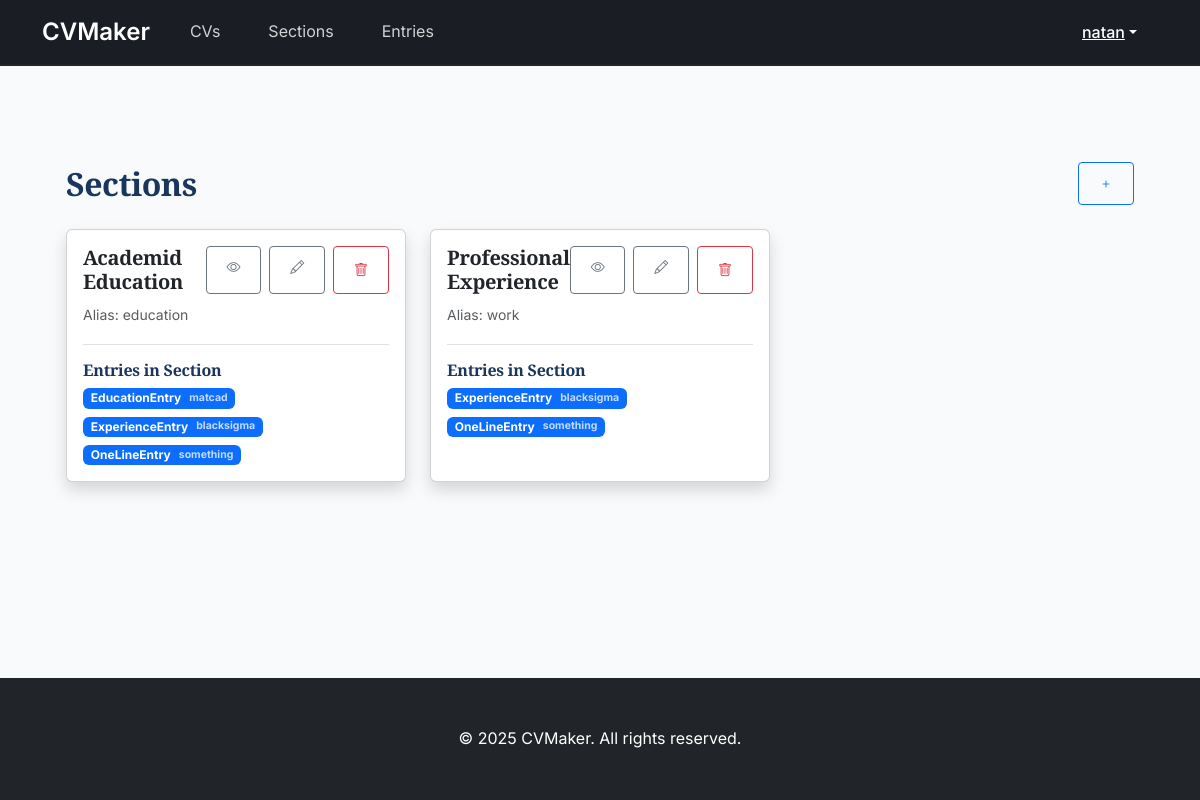
The page /section/ (signed in) on the database as committed earlier.
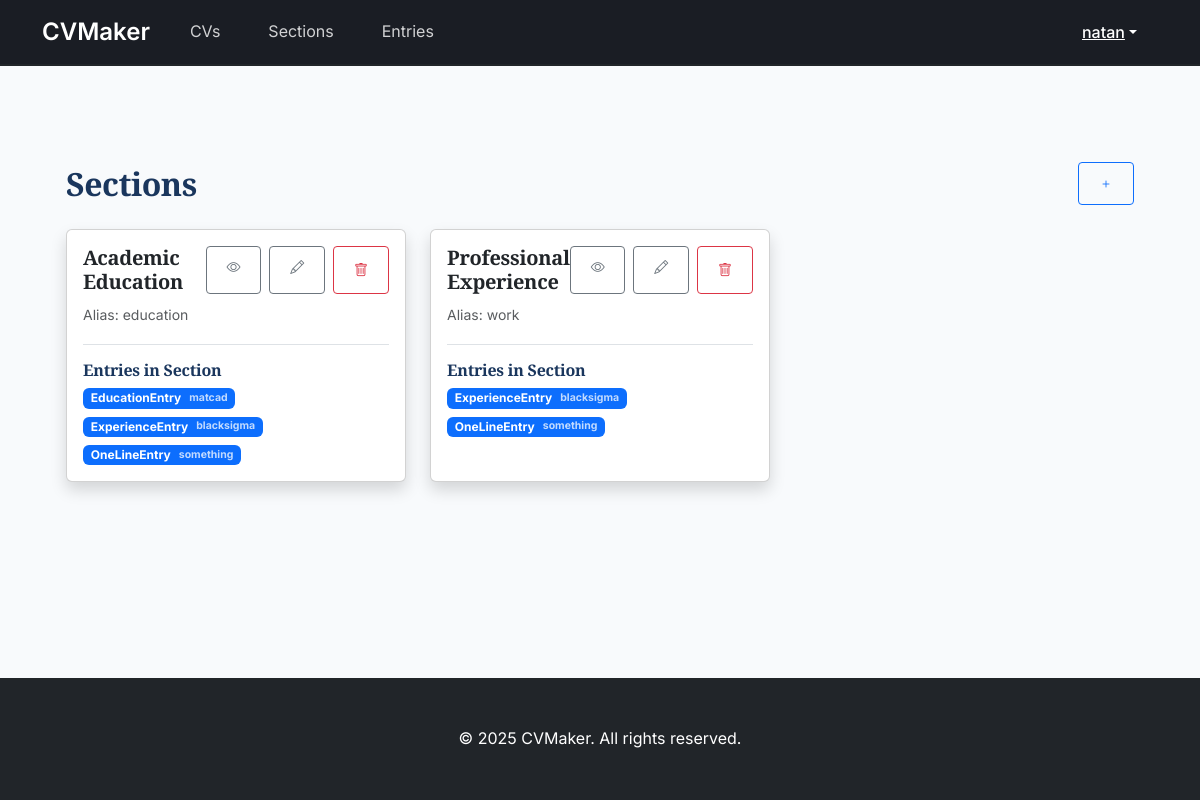
The same page on the database as committed later.
### sections/models.py (models this page shows, shortened)
class Section(models.Model):
    user = models.ForeignKey(User, null=False, blank=False, on_delete=models.CASCADE, related_name='cv_sections')
    title = models.CharField(max_length=50, help_text="Name of the section")
    alias = models.CharField(max_length=20, help_text="Alias for the section", default="default")
    id = models.UUIDField(primary_key=True, default=uuid.uuid4, editable=False, unique=True)

class SectionEntry(models.Model):
    section = models.ForeignKey(Section, on_delete=models.CASCADE, related_name='section_entries')
    order = models.PositiveIntegerField()
    content_type = models.ForeignKey(ContentType, on_delete=models.CASCADE)
    object_id = models.UUIDField()
    content_object = GenericForeignKey("content_type", "object_id")
    class Meta:
        ordering = ['order']

### entries/models.py (models this page shows, shortened)
class BaseEntry(models.Model):
    user: models.ForeignKey = models.ForeignKey(User, null=False, blank=False, on_delete=models.CASCADE, related_name='%(class)s')
    alias: models.CharField = models.CharField(max_length=20, null=False, blank=False, help_text="Alias for the CV entry")
    id = models.UUIDField(primary_key=True, default=uuid.uuid4, editable=False, unique=True)
    objects = InheritanceManager()
    type = "base"
    start_date: models.DateField
    end_date: models.DateField
    date: models.DateField
    summary: models.CharField
    highlights: models.CharField

class EducationEntry(BaseEntry):
    institution = models.CharField(max_length=100, null=False, blank=False, help_text="The name of the institution")
    area = models.CharField(max_length=100, null=False, blank=False, help_text="The area of study")
    degree = models.CharField(max_length=100, blank=True, help_text="The type of degree (e.g., BS, MS, PhD)")
    location = models.CharField(max_length=100, blank=True, help_text="The location")
    start_date = models.DateField(null=True, blank=True, help_text="The start date")
    end_date = models.DateField(null=True, blank=True, help_text="The end date")
    date = models.DateField(null=True, blank=True, help_text="Custom date (overrides start_date and end_date)")
    summary = models.CharField(max_length=500, blank=True, help_text="Summary of the entry")
    highlights = models.CharField(max_length=500, blank=True, help_text="List of highlights separated by ;")
    type = "education"

class BaseEntry(models.Model):
    user: models.ForeignKey = models.ForeignKey(User, null=False, blank=False, on_delete=models.CASCADE, related_name='%(class)s')
    alias: models.CharField = models.CharField(max_length=20, null=False, blank=False, help_text="Alias for the CV entry")
    id = models.UUIDField(primary_key=True, default=uuid.uuid4, editable=False, unique=True)
    objects = InheritanceManager()
    type = "base"
    start_date: models.DateField
    end_date: models.DateField
    date: models.DateField
    summary: models.CharField
    highlights: models.CharField

class ExperienceEntry(BaseEntry):
    company = models.CharField(max_length=100, null=False, blank=False, help_text="The name of the company")
    position = models.CharField(max_length=100, null=False, blank=False, help_text="The position")
    location = models.CharField(max_length=100, blank=True, help_text="The location")
    start_date = models.DateField(null=True, blank=True, help_text="The start date")
    end_date = models.DateField(null=True, blank=True, help_text="The end date")
    date = models.DateField(null=True, blank=True, help_text="Custom date (overrides start_date and end_date)")
    summary = models.CharField(max_length=500, blank=True, help_text="Summary of the entry")
    highlights = models.CharField(max_length=500, blank=True, help_text="List of highlights separated by ;")
    type = "experience"

class OneLineEntry(BaseEntry):
    label = models.CharField(max_length=100, null=False, blank=False, help_text="The label of the entry")
    details = models.CharField(max_length=300, null=False, blank=False, help_text="The details of the entry")
    type = "one-line"

### sections/views.py (the view)
# urls.py: path('', views.SectionListView.as_view(), name='section-list'),
class SectionListView(SectionBaseView, ListView):
    template_name = "sections/list.html"
    context_object_name = 'sections'

### entries/templatetags/custom_filters.py (called while the page is built)
@register.filter
def remove_underscores(value: str) -> str:
    return value.replace('_', ' ')

@register.filter
def class_name(obj):
    return obj.__class__.__name__

### sections/views.py (called while the page is built)
    def get_queryset(self):
        return Section.objects.filter(user=self.request.user)

### sections/templates/sections/list.html (shortened to what this page needs)
{% extends 'base.html' %}
{% load static %}
{% load custom_filters %}
{% block content %}
<head>
    <link href="https://cdn.jsdelivr.net/npm/bootstrap-icons/font/bootstrap-icons.css" rel="stylesheet">
</head>
<div class="container my-5">
    <div class="d-flex justify-content-between align-items-center mb-4">
        <h2 class="mb-0">Sections</h2>
        <div class="d-flex gap-2">
            <a href="{% url 'section-create' %}" class="btn btn-outline-primary btn-sm">
                <i class="bi bi-plus"></i>
            </a>
        </div>
    </div>
    {% if sections %}
    <div class="row row-cols-1 row-cols-md-2 row-cols-lg-3 g-4">
        {% for section in sections %}
        <div class="col">
            <div class="card h-100 shadow">
                <div class="card-body">
                    <h5 class="card-title d-flex justify-content-between">
                        {{ section.title }}
                        <div class="d-flex gap-2">
                            <a href="{% url 'section-detail' section_id=section.id %}"
                               class="btn btn-outline-secondary btn-sm">
                                <i class="bi bi-eye"></i>
                            </a>
                            <a href="{% url 'section-edit' section_id=section.id %}"
                               class="btn btn-outline-secondary btn-sm">
                                <i class="bi bi-pencil"></i>
                            </a>
                            <button class="btn btn-outline-danger btn-sm"
                                    data-bs-toggle="modal"
                                    data-bs-target="#deleteModal{{ section.id }}">
                                <i class="bi bi-trash"></i>
                            </button>
                        </div>
                    </h5>
                    <p class="card-text text-muted mb-3">
                        <small>Alias: {{ section.alias }}</small>
                    </p>
                    <div class="border-top pt-3">
                        <h6>Entries in Section</h6>
                        <div class="d-flex flex-wrap gap-2">
                            {% for entry in section.section_entries.all %}
                            <span class="badge bg-primary d-flex align-items-center">
                                <span class="me-2">{{ entry.content_object|class_name|remove_underscores }}</span>
                                <small class="opacity-75">{{ entry.content_object.alias }}</small>
                            </span>
                            {% empty %}
                            <div class="text-muted">No entries in this section</div>
                            {% endfor %}
                        </div>
                    </div>
                </div>
            </div>
        </div>
        {% endfor %}
    </div>
    {% else %}
    <div class="text-center py-5">
        <h4 class="mb-3">No sections found.</h4>
        <p class="text-muted mb-4">Start by adding your first section to your CV.</p>
    </div>
    {% endif %}
</div>
{% endblock %}

### templates/base.html (shortened to what this page needs)
{% load static %}
<!DOCTYPE html>
<html lang="en" class="h-100">
<head>
    <link rel="stylesheet" href="{% static 'css/bootstrap.min.css' %}">
    <link rel="stylesheet" href="{% static 'css/app.css' %}">
</head>
<body class="d-flex flex-column h-100">
    {% include 'includes/nav.html' %}
    <main class="flex-grow-1">
        <div class="container-lg px-4 py-5">
            <div class="mx-auto" style="max-width: 1200px;">
                {% block content %}{% endblock %}
            </div>
        </div>
    </main>
    {% include 'includes/footer.html' %}
</body>
</html>

### templates/includes/nav.html (shortened to what this page needs)
{% load static %}
<nav class="navbar navbar-expand-lg navbar-dark bg-dark border-bottom border-dark border-2">
    <div class="container">
        <a class="navbar-brand fs-4 fw-semibold" href="{% url 'homepage' %}">
            CVMaker
        </a>
        <div class="collapse navbar-collapse" id="mainMenu">
            <ul class="navbar-nav me-auto">
                <li class="nav-item mx-2">
                    <a class="nav-link position-relative px-3 py-2" href="{% url 'cv-list' %}">
                        <span class="nav-link-text">CVs</span>
                    </a>
                </li>
                <li class="nav-item mx-2">
                    <a class="nav-link position-relative px-3 py-2" href="{% url 'section-list' %}">
                        <span class="nav-link-text">Sections</span>
                    </a>
                </li>
                <li class="nav-item mx-2">
                    <a class="nav-link position-relative px-3 py-2" href="{% url 'entry-list' %}">
                        <span class="nav-link-text">Entries</span>
                    </a>
                </li>
            </ul>
            <div class="d-flex align-items-center ms-auto">
                {% if user.is_authenticated %}
                <div class="dropdown">
                    <a class="btn btn-link text-white dropdown-toggle d-flex align-items-center" href="#" role="button"
                       data-bs-toggle="dropdown" aria-expanded="false">
                        {{ user.username }}
                    </a>
                </div>
                {% else %}
                <div class="d-flex gap-2">
                    <a href="{% url 'login' %}" class="btn btn-outline-light rounded-pill px-4">Log In</a>
                    <a href="{% url 'signup' %}" class="btn btn-primary rounded-pill px-4">Sign Up</a>
                </div>
                {% endif %}
            </div>
        </div>
    </div>
</nav>

### templates/includes/footer.html
<footer class="text-center py-5 bg-dark text-white">
    <div class="container">
        <p class="mb-0">
            &copy; 2025 CVMaker. All rights reserved.
        </p>
    </div>
</footer>

### static/css/app.css (style rules this page uses)
:root { --primary-color: #1a365d; --secondary-color: #2d3748; --accent-color: #4a5568; }
body { font-family: 'Inter', -apple-system, BlinkMacSystemFont, sans-serif; color: var(--secondary-color); line-height: 1.6; }
h1, h2, h3, h4, h5, h6 { font-family: 'Source Serif Pro', serif; color: var(--primary-color); font-weight: 600; letter-spacing: -0.015em; }
.container-lg { padding-left: 2rem; padding-right: 2rem; }
.btn { border-radius: 0.25rem; padding: 0.625rem 1.25rem; font-weight: 500; transition: all 0.2s ease; }
a { color: var(--primary-color); text-decoration: none; transition: color 0.2s ease; }
body { background-color: #f8fafc; }

### templates/includes/nav.html (style rules this page uses)
.navbar { --navbar-bg: #1a1d24; --navbar-border: rgba(255,255,255,0.1); background: var(--navbar-bg) !important; padding: 0.5rem 0; }
.nav-link { color: rgba(255,255,255,0.8) !important; transition: all 0.2s ease; }

Rows that differ between the two databases and show on the page:
changed Section "education": title "Academid Education" → "Academic Education"
